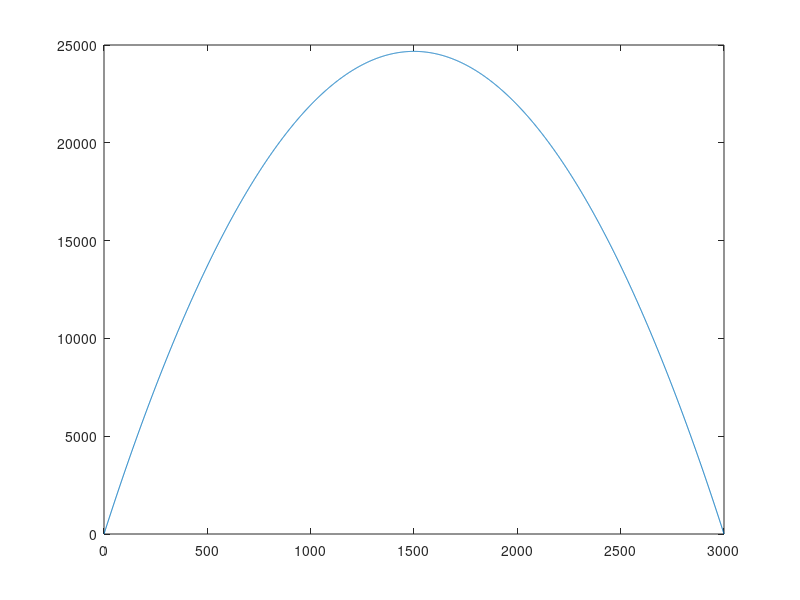

Write MATLAB code to recreate this figure.
% EMTH171
% Jaime Sequeira and ...
% Case study 1
% Graph to plot the power output of motor

clear
clc
clear all

x = 0:3000;
f = @(x) 314.16.*(pi.*x./30)-(pi.*x./30).^2;
plot(x,f(x))

